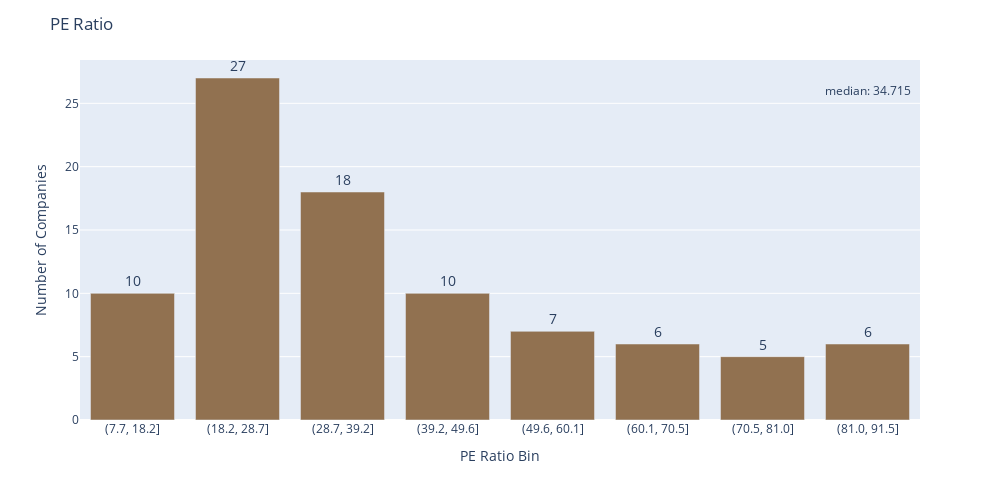

Notebook code cell kept with this figure:
### Code cell
pe_ratio_top = analysis_df['pe_ratio'].mean() + analysis_df['pe_ratio'].std()

pe_analysis_df = analysis_df[analysis_df['pe_ratio'] < pe_ratio_top]
pe_analysis_df.loc[:,'pe_ratio_bin'] = pd.cut(pe_analysis_df['pe_ratio'], 8, precision = 1)
pe_analysis_df2 = pe_analysis_df[['ticker','pe_ratio_bin']].groupby('pe_ratio_bin').count().reset_index()
pe_analysis_df2.loc[:,'pe_ratio_bin'] = pe_analysis_df2['pe_ratio_bin'].astype('str')


fig = px.bar(pe_analysis_df2, x='pe_ratio_bin', y='ticker', text = 'ticker')

fig.update_traces(textposition='outside',
                  texttemplate='%{text}',
                  marker_color='#917150',
                  textfont_size=14)

fig.update_layout(title_text = 'PE Ratio',
                  yaxis_title = 'Number of Companies',
                  xaxis_title = 'PE Ratio Bin',
                  height = 500, width = 1000)

fig.add_annotation(x=7, y=26,
            text="median: {pe:.3f}".format(pe = analysis_df['pe_ratio'].median()),
            showarrow=False)

fig.update_layout(showlegend=False)

fig.show()

### Figure 1 — Plotly figure (JSON) as saved in the notebook; plotly's stock layout.template omitted (floating-point values rounded to 4 significant figures)
{"data": [{"alignmentgroup": "True", "hoverlabel": {"namelength": 0}, "hovertemplate": "pe_ratio_bin=%{x}<br>ticker=%{text}", "legendgroup": "", "marker": {"color": "#917150"}, "name": "", "offsetgroup": "", "orientation": "v", "showlegend": false, "text": [10, 27, 18, 10, 7, 6, 5, 6], "textfont": {"size": 14}, "textposition": "outside", "texttemplate": "%{text}", "type": "bar", "x": ["(7.7, 18.2]", "(18.2, 28.7]", "(28.7, 39.2]", "(39.2, 49.6]", "(49.6, 60.1]", "(60.1, 70.5]", "(70.5, 81.0]", "(81.0, 91.5]"], "xaxis": "x", "y": [10, 27, 18, 10, 7, 6, 5, 6], "yaxis": "y"}], "layout": {"annotations": [{"showarrow": false, "text": "median: 34.715", "x": 7, "y": 26}], "barmode": "relative", "height": 500, "legend": {"tracegroupgap": 0}, "margin": {"t": 60}, "showlegend": false, "title": {"text": "PE Ratio"}, "width": 1000, "xaxis": {"anchor": "y", "domain": [0, 1], "title": {"text": "PE Ratio Bin"}}, "yaxis": {"anchor": "x", "domain": [0, 1], "title": {"text": "Number of Companies"}}}}
